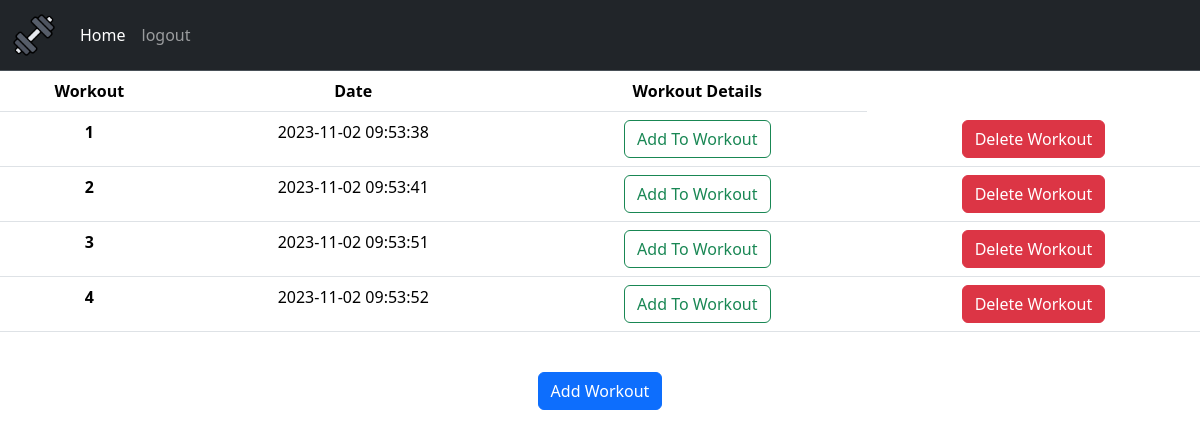
The app's page / (signed in) with its own data.
### webapp/tables.py (models this page shows)
class Workout(db.Model):
    id = db.Column(db.Integer, primary_key = True)
    date = db.Column(db.DateTime(timezone=True), default = func.now())
    user_id = db.Column(db.Integer, db.ForeignKey('user.id'))
    workout_number = db.Column(db.Integer, nullable=False, unique=False)

### webapp/routes.py (the view)
@routes.route("/", methods=["GET", "POST"])
@login_required
def index():
    if request.method == "POST":
        new_workout = Workout(user_id = current_user.id)
        db.session.add(new_workout)
        db.session.commit()
    workouts = db.session.query(Workout).filter_by(user_id = current_user.id).order_by(Workout.date).all()
    return render_template("index.html", workouts=workouts)

### webapp/templates/index.html (shortened to what this page needs)
{% extends "layout.html" %}
{% block main %}
<div class="containter-fluid fs-6">
    <table class="table text-sm-center">
        <thead>
            <tr>
                <th scope="col">Workout</th>
                <th scope="col">Date</th>
                <th scope="col">Workout Details</th>
            </tr>
        </thead>
        {% for workout in workouts %}
        <tr>
            <th scope="row">{{ workout.workout_number}}</th>
            <td>{{ workout.date }}</td>
            <td><a href="/workout/{{ workout.id }}" class="btn btn-outline-success">Add To Workout</a></td>
            <td><a href="/delete_w/{{ workout.id }}" class="btn btn-danger">Delete Workout</a></td>
        </tr>
        {% endfor %}
    </table>
    <br>
    <div class="container text-center">
        <form action="/" method="post">
            <button class="btn btn-primary" type="submit" >Add Workout</button>
        </form>
    </div>
</div>
{% endblock %}

### records on screen
Workout: workout_number "1", date "2023-11-02 09:53:38"
Workout: workout_number "2", date "2023-11-02 09:53:41"
Workout: workout_number "3", date "2023-11-02 09:53:51"
Workout: workout_number "4", date "2023-11-02 09:53:52"
